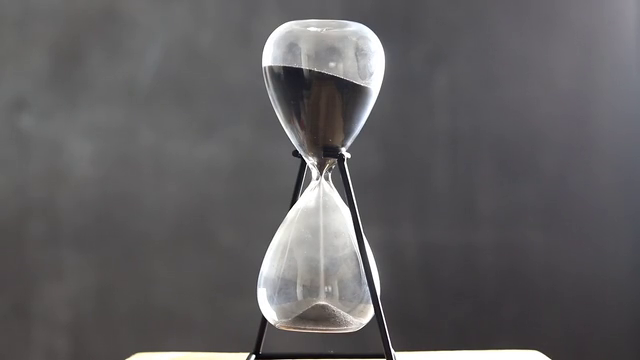
#> input picture frame 44 of Hourglass.mp4, 640 x 360 px
$ python corner-detection.py
#> lines starting #> are read from the running program, lines starting #| are printed output that depends on the picture; after the words box and inside, x2 and y2 are one past the last pixel; in counts of white or black regions, pixels touching at a corner belong together
#> in main, frame is the input picture: shape (360, 640, 3); mean B, G, R 96.7, 95, 96.8
import cv2
import numpy as np

sources = {'video1': "Hourglass.mp4", "web": 0}

# функція детектування кутів Ши-Томасі
def corner_detector(image, max_corners=5, quality_level=0.01, min_dist=20):
#> called with max_corners = 20, quality_level = 0.01, min_dist = 50
    new_image = image.copy()
    gray_image = cv2.cvtColor(image, cv2.COLOR_BGR2GRAY)
    corners = cv2.goodFeaturesToTrack(gray_image, max_corners, quality_level, min_dist)
#> corners = 15 rows, first 8: [254, 355], [347, 158], [395, 351], [263, 66], [295, 149], [315, 69], [370, 304], [366, 87]
    corners = np.float32(corners)
    for item in corners:
        x, y = item[0]
        cv2.circle(new_image, (int(x), int(y)), 5, 255, -1)
#> this loop made 15 passes
#> (x, y) on passes 1 to 12: (254, 355), (347, 158), (395, 351), (263, 66), (295, 149), (315, 69), (370, 304), (366, 87), (317, 302), (363, 235), (258, 287), (289, 208)
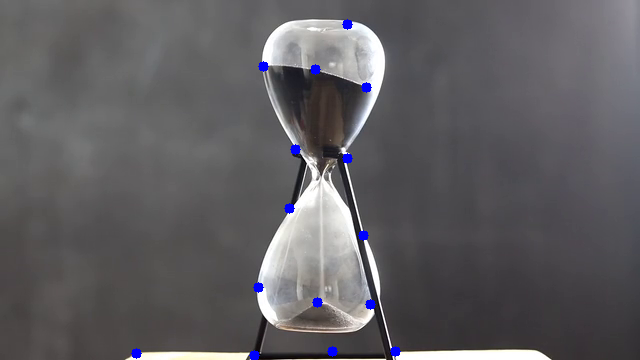
#> new_image: shape (360, 640, 3); 0.53% of pixels changed, all inside (x1, y1, x2, y2) = (131, 19, 401, 360)
    return new_image

def main():
    cap = cv2.VideoCapture(sources.get('video1'))
    # Перевірка готовності веб-камери
    while cap.isOpened():
        # Запис фреймів
        ret, frame = cap.read()
        # При виникненні помилці запису
        if not ret:
            print("Помилка запису фрейму!")
            break

        frame_changed = corner_detector(frame, max_corners=20, quality_level=0.01, min_dist=50)

        # Відображення результату
        cv2.imshow('frame_changed', frame_changed)
        if cv2.waitKey(25) == ord('q'):
#> (key q is pressed here)
            break
    # Завершуємо запис у кінці роботи
    cap.release()
    cv2.destroyAllWindows()


# при запуску як головного файлу
if __name__ == '__main__':
    main()

$ run again, starting later in the video
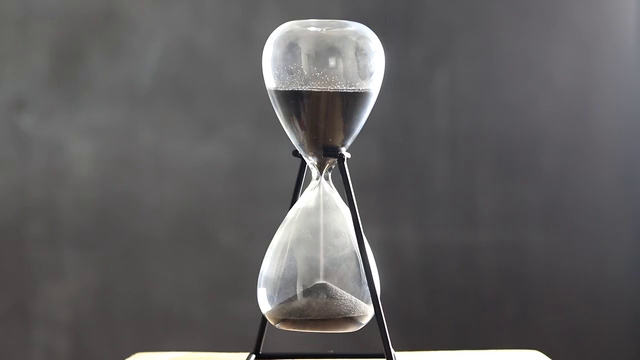
#> input picture frame 200 of Hourglass.mp4, 640 x 360 px
#> in main, frame is the input picture: shape (360, 640, 3); mean B, G, R 95.6, 94.7, 96.6
#> corners = 13 rows, first 8: [254, 355], [347, 158], [395, 351], [295, 149], [344, 88], [274, 91], [370, 304], [295, 294]
#> the loop in corner_detector, `for item in corners:` made 13 passes
#> after the loop in corner_detector, `for item in corners:`:
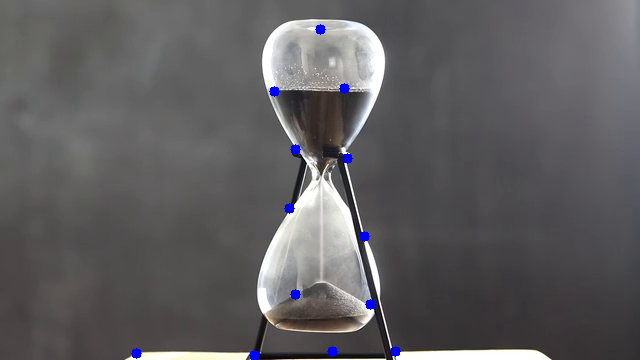
#> new_image: shape (360, 640, 3); 0.46% of pixels changed, all inside (x1, y1, x2, y2) = (131, 24, 401, 360)

$ run again, starting later in the video
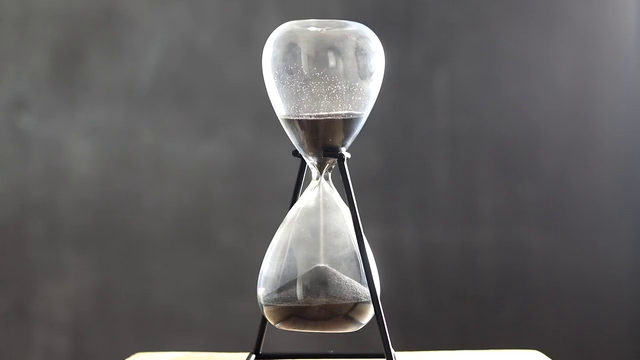
#> input picture frame 356 of Hourglass.mp4, 640 x 360 px
#> in main, frame is the input picture: shape (360, 640, 3); mean B, G, R 96.1, 95.5, 97.4
#> corners = 14 rows, first 8: [254, 355], [347, 158], [395, 351], [310, 116], [370, 303], [263, 303], [299, 196], [320, 29]
#> the loop in corner_detector, `for item in corners:` made 14 passes
#> after the loop in corner_detector, `for item in corners:`:
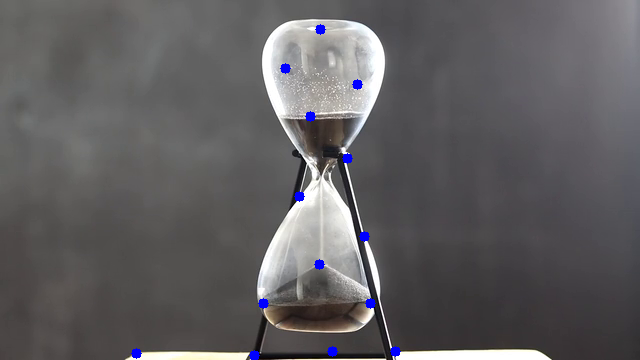
#> new_image: shape (360, 640, 3); 0.49% of pixels changed, all inside (x1, y1, x2, y2) = (131, 24, 401, 360)
